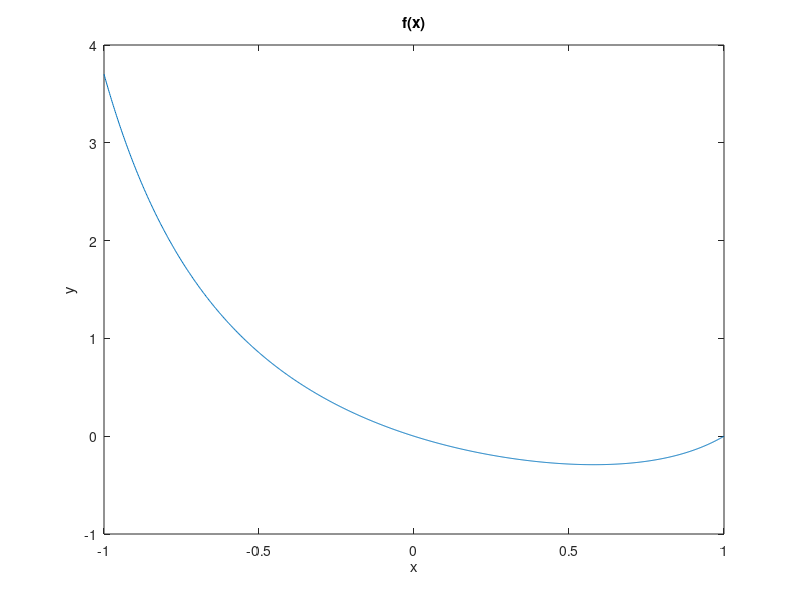

Here is the MATLAB script that generated this plot: (Note: this script raises an error after producing the figure.)
%% MAIN
%
%
%
%
f = @(x) (x.^2-x)./(cos(x));
a = -1;
b = 1;

%% Gráfica de la función

x = linspace(a, b, 1000);
plot(x, f(x))
xlabel('x')
ylabel('y')
title('f(x)')

%% Integral de la función

disp("Rectángulo: " + reglaRectangulo(f, a, b, 1000))
disp("Trapecio: " + reglaTrapecio(f, a, b, 1000))
disp("Simpson 1/3: " + reglaSimpson13(f, a, b, 1000))
disp("Simpson 3/8: " + reglaSimpson38(f, a, b, 1000))


%% Comparación de métodos
hold on

% Rectángulo
m = 1:15;
int = zeros(1, length(m));
n = zeros(1, length(m));

for k = 1:length(m)
    [int(k), n(k)] = reglaRectangulo(f, a, b, m(k));
end

plot(n, int)

% Trapecio

m = 1:14;
int = zeros(1, length(m));
n = zeros(1, length(m));

for k = 1:length(m)
    [int(k), n(k)] = reglaTrapecio(f, a, b, m(k));
end

plot(n, int)

% Simpson 1/3

m = 1:7;
int = zeros(1, length(m));
n = zeros(1, length(m));

for k = 1:length(m)
    [int(k), n(k)] = reglaSimpson13(f, a, b, m(k));
end

plot(n, int)

% Simpson 3/8

m = 1:4;
int = zeros(1, length(m));
n = zeros(1, length(m));

for k = 1:length(m)
    [int(k), n(k)] = reglaSimpson38(f, a, b, m(k));
end

plot(n, int)

% Decoración de la gráfica
hold off
xlabel('Número de puntos evaluados')
ylabel('Valor de la integral')
title('Comparación de las reglas de integración')

legend('Rectangulo', 'Trapecio', 'Simpson 1/3', 'Simpson 3/8')



%% RECTANGULO
function [int, n] = reglaRectangulo(f, a, b, m)

% f = Función a integrar
% a = Inicio del intervalo donde se integra f
% b = Final del intervalo donde se integra f
% m = Cantidad de rectángulos para integrar
% int = Integral calculada
% n = Cantidad de puntos en las que se evaluó f

if nargin < 4
    m = 100;
end

if m < 1
    m = 1;
end
  
% Calcula n
n = m;

% Calcula h
h = (b - a)/m;

% Calcular x
x = a + h/2 : h : b - h/2;

% Calcular f(x)
fx = f(x);

% Calcula la integral
int = h * sum(fx);

end

%% TRAPECIO
function [int, n] = reglaTrapecio(f, a, b, m)

% f = Función a integrar
% a = Inicio del intervalo donde se integra f
% b = Final del intervalo donde se integra f
% m = Cantidad de trapecio para integrar
% int = Integral calculada
% n = Cantidad de puntos en las que se evaluó f

if nargin < 4
    m = 100;
end

if m < 1
    m = 1;
end

% Calcula n
n = m + 1;

% Calcula h
h = (b - a)/m;

% Calcular x
x = a : h : b;

% Calcular f(x)
fx = f(x);

% Calcular w
w = zeros(1, n);
w(1) = 1;
w(2:n-1) = 2;
w(n) = 1;

% Calcular wf(x)
wfx = w.*fx;

% Calcular integral
int = (h/2)*sum(wfx);

end

%% SIMPSON 13
function [int, n] = reglaSimpson13(f, a, b, m)

% f = Función a integrar
% a = Inicio del intervalo donde se integra f
% b = Final del intervalo donde se integra f
% m = Cantidad de reglas de Simpson para integrar
% int = Integral calculada
% n = Cantidad de puntos en las que se evaluó f

if nargin < 4
    m = 100;
end

if m < 1
    m = 1;
end

% Calcula n
n = 2*m + 1;

% Calcula h
h = (b - a)/(2*m);

% Calcular x
x = a : h : b;

% Calcular f(x)
fx = f(x);

% Calcular w
w = zeros(1, n);
%%%%%%%%%%%%%%%%%%% Por implementar %%%%%%%%%%%%%%%%%%%%%%%%%%%%
w(1) = 1;
w(2:2:end) = 4;
w(3:2:end) = 2;
w(end) = 1;

% Calcular wf(x)
wfx = w.*fx;

% Calcular integral
int = (h/3)*sum(wfx);

end

%% SIMPSON38
function [int, n] = reglaSimpson38(f, a, b, m)

% f = Función a integrar
% a = Inicio del intervalo donde se integra f
% b = Final del intervalo donde se integra f
% m = Cantidad de reglas de Simpson para integrar
% int = Integral calculada
% n = Cantidad de puntos en las que se evaluó f

if nargin < 4
    m = 100;
end

if m < 1
    m = 1;
end

% Calcula n
n = 3*m + 1;

% Calcula h
h = (b - a)/(3*m);

% Calcular x
x = a : h : b;

% Calcular f(x)
fx = f(x);

% Calcular w
w = zeros(1, n);
%%%%%%%%%%%%%%%%%%% Por implementar %%%%%%%%%%%%%%%%%%%%%%%%%%%%
w(1) = 1;
w(2:2:end) = 3;
w(3:2:end) = 3;
w(4:2:end) = 2;
w(end) = 1;

% Calcular wf(x)
wfx = w.*fx;

% Calcular integral
int = (3*h/8)*sum(wfx);

end


